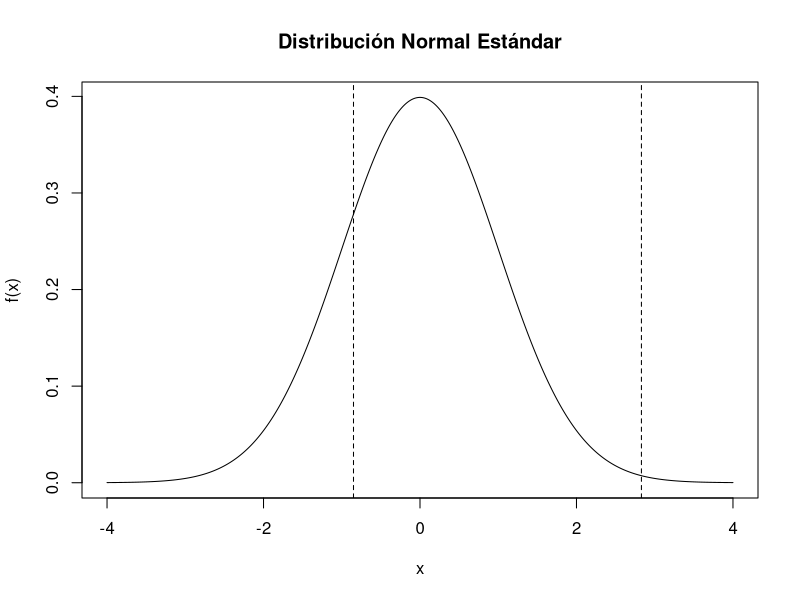

Here is the R script that generated this plot:
## ---- chunk 1
knitr::opts_chunk$set(echo = TRUE)
## ---- chunk 2
resultado <- pnorm(2.83,0,1,TRUE) - pnorm(-0.85,0,1,TRUE)
print(resultado)
## ---- chunk 3
mu <- 0
sigma <- 1

x <- seq(mu - 4*sigma, mu + 4*sigma, length.out = 500)

y <- dnorm(x, mean = mu, sd = sigma)

plot(
  x, y,
  type = "l",
  xlab = "x",
  ylab = "f(x)",
  main = "Distribución Normal Estándar"
)

x_area <- seq(-0.85, 2.83, length.out = 300)
y_area <- dnorm(x_area, mean = mu, sd = sigma)

polygon(
  c(-0.85, x_area, 2.83),
  c(0, y_area, 0),
  border = NA
)

abline(v = c(-0.85, 2.83), lty = 2)
